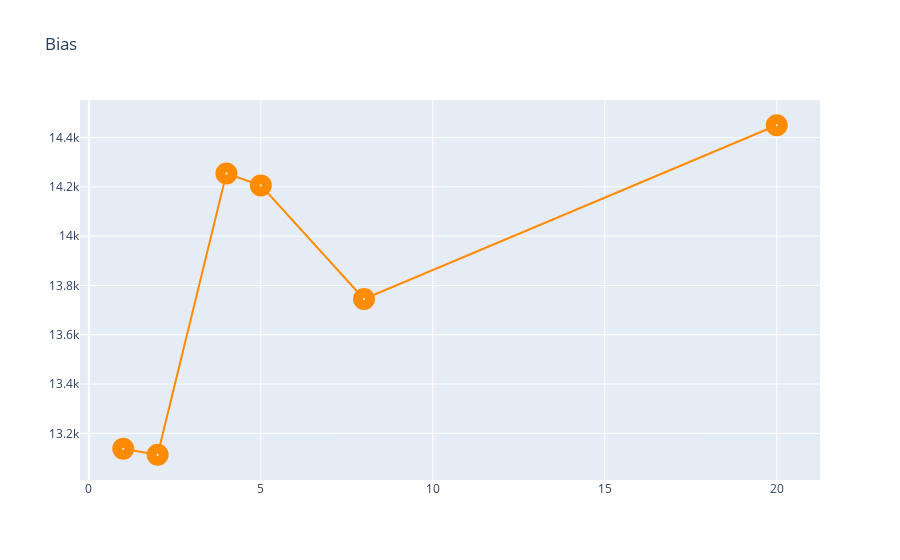

The notebook cell this image was saved under:
### Markdown cell above
## 16.2. Potting Bias

### Code cell
plt.figure(figsize=(10,10))
Bias = go.Scatter(x=metrics_df.degree,
                    y=metrics_df.bias,
                    name = "Bias",
                    line = dict(color = 'darkorange'),
                    opacity = 1,
                    marker=dict(
                        color='white',
                        size=10,
                        line=dict(
                            width=12
                        )))

layout2 = dict(title='Bias',)

fig = dict(data=[Bias], layout=layout2)

iplot(fig)

### Figure 1 — Plotly figure (JSON) as saved in the notebook; plotly's stock layout.template omitted (floating-point values rounded to 4 significant figures)
{"data": [{"line": {"color": "darkorange"}, "marker": {"color": "white", "line": {"width": 12}, "size": 10}, "name": "Bias", "opacity": 1, "type": "scatter", "x": [1.0, 2.0, 4.0, 5.0, 8.0, 20.0], "y": [13140.0, 13110.0, 14250.0, 14210.0, 13740.0, 14450.0]}], "layout": {"title": {"text": "Bias"}}}
